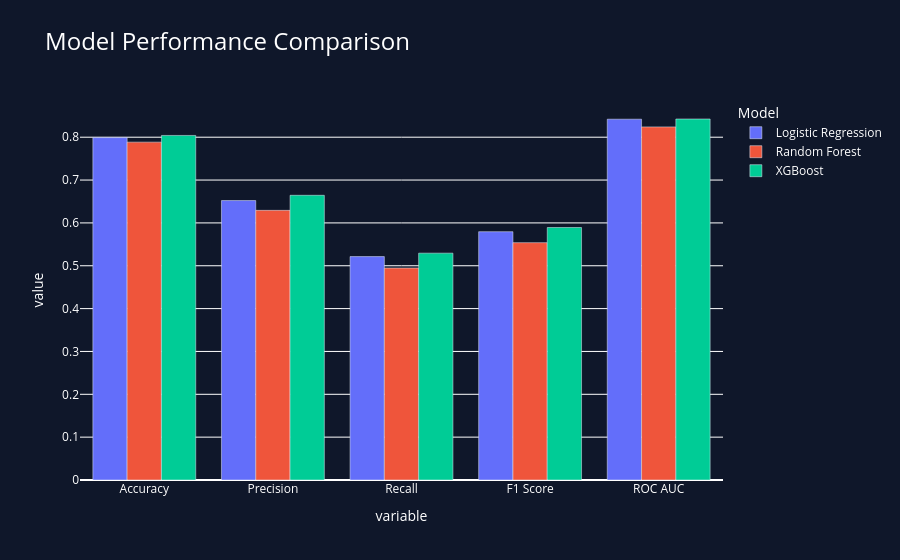

Notebook code cell kept with this figure:
### Markdown cell above
STEP 3.11 — VISUAL COMPARISON

### Code cell
fig = px.bar(
    results.melt(id_vars="Model"),
    x="variable",
    y="value",
    color="Model",
    barmode="group",
    title="Model Performance Comparison"
)

fig.update_layout(
    paper_bgcolor='#0F172A',
    plot_bgcolor='#0F172A',
    font_color='white',
    title_font_size=24
)

fig.show()

### Figure 1 — Plotly figure (JSON) as saved in the notebook; plotly's stock layout.template omitted (floating-point values rounded to 4 significant figures)
{"data": [{"alignmentgroup": "True", "hovertemplate": "Model=Logistic Regression<br>variable=%{x}<br>value=%{y}<extra></extra>", "legendgroup": "Logistic Regression", "marker": {"color": "#636efa", "pattern": {"shape": ""}}, "name": "Logistic Regression", "offsetgroup": "Logistic Regression", "orientation": "v", "showlegend": true, "textposition": "auto", "type": "bar", "x": ["Accuracy", "Precision", "Recall", "F1 Score", "ROC AUC"], "xaxis": "x", "y": [0.7991, 0.6522, 0.5214, 0.5795, 0.842], "yaxis": "y"}, {"alignmentgroup": "True", "hovertemplate": "Model=Random Forest<br>variable=%{x}<br>value=%{y}<extra></extra>", "legendgroup": "Random Forest", "marker": {"color": "#EF553B", "pattern": {"shape": ""}}, "name": "Random Forest", "offsetgroup": "Random Forest", "orientation": "v", "showlegend": true, "textposition": "auto", "type": "bar", "x": ["Accuracy", "Precision", "Recall", "F1 Score", "ROC AUC"], "xaxis": "x", "y": [0.7885, 0.6293, 0.4947, 0.5539, 0.824], "yaxis": "y"}, {"alignmentgroup": "True", "hovertemplate": "Model=XGBoost<br>variable=%{x}<br>value=%{y}<extra></extra>", "legendgroup": "XGBoost", "marker": {"color": "#00cc96", "pattern": {"shape": ""}}, "name": "XGBoost", "offsetgroup": "XGBoost", "orientation": "v", "showlegend": true, "textposition": "auto", "type": "bar", "x": ["Accuracy", "Precision", "Recall", "F1 Score", "ROC AUC"], "xaxis": "x", "y": [0.8041, 0.6644, 0.5294, 0.5893, 0.8425], "yaxis": "y"}], "layout": {"barmode": "group", "font": {"color": "white"}, "legend": {"title": {"text": "Model"}, "tracegroupgap": 0}, "paper_bgcolor": "#0F172A", "plot_bgcolor": "#0F172A", "title": {"font": {"size": 24}, "text": "Model Performance Comparison"}, "xaxis": {"anchor": "y", "domain": [0, 1], "title": {"text": "variable"}}, "yaxis": {"anchor": "x", "domain": [0, 1], "title": {"text": "value"}}}}
